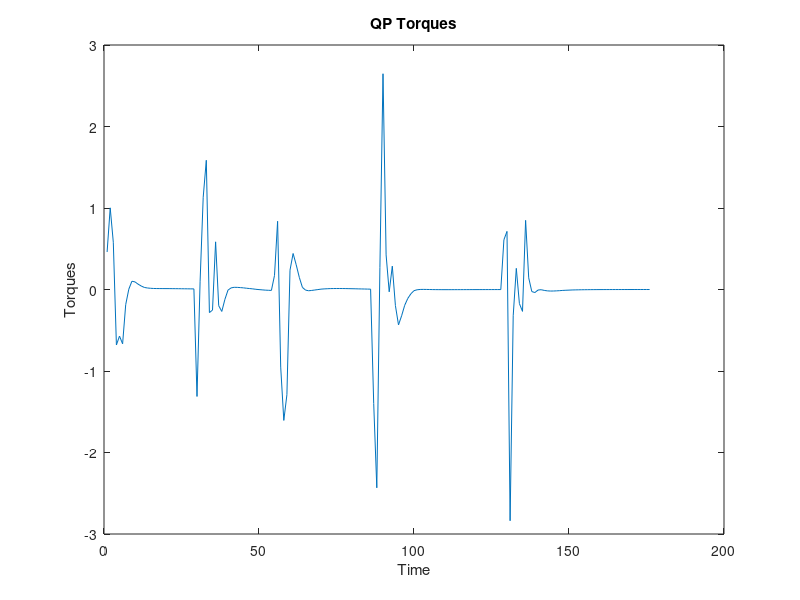

Write MATLAB code to recreate this figure.
data = load('coach_torques.txt');

[n, m] = size(data);
data = data(:, 2:m);
[n, m] = size(data);

%hold on;
for i = 1:m
   plot(data(:, i)); 
   title('QP Torques');
   ylabel('Torques');
   xlabel('Time');
   pause;
end
%hold off;

